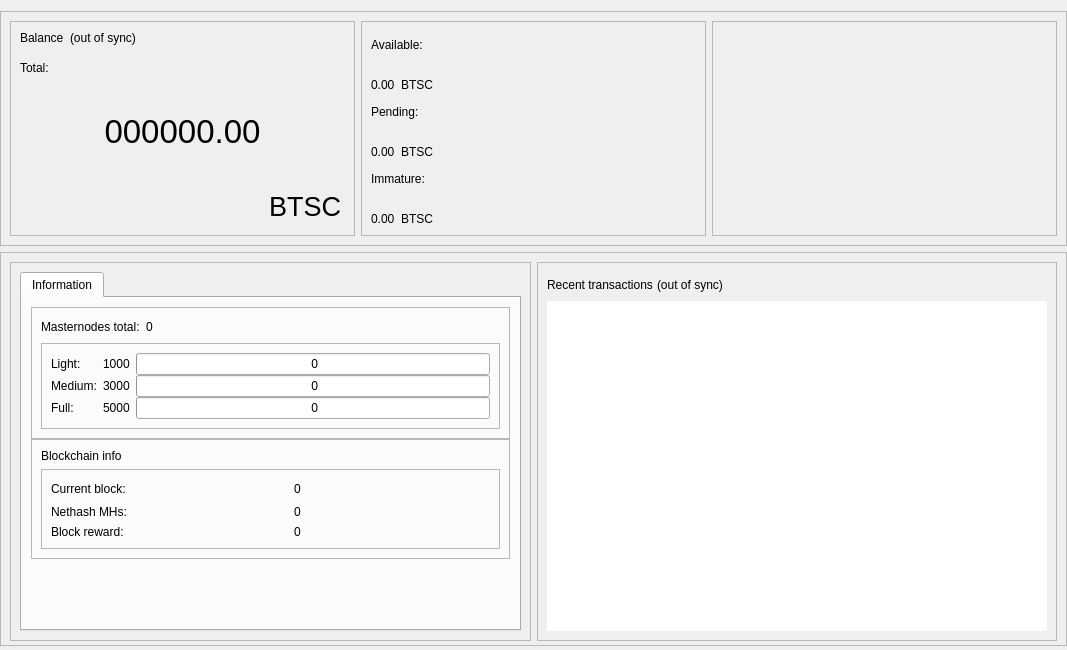
<?xml version="1.0" encoding="UTF-8"?>
<ui version="4.0">
 <class>OverviewPage</class>
 <widget class="QWidget" name="OverviewPage">
  <property name="geometry">
   <rect>
    <x>0</x>
    <y>0</y>
    <width>1067</width>
    <height>650</height>
   </rect>
  </property>
  <property name="minimumSize">
   <size>
    <width>960</width>
    <height>0</height>
   </size>
  </property>
  <property name="windowTitle">
   <string>Form</string>
  </property>
  <layout class="QVBoxLayout" name="topLayout">
   <property name="leftMargin">
    <number>0</number>
   </property>
   <property name="rightMargin">
    <number>0</number>
   </property>
   <property name="bottomMargin">
    <number>4</number>
   </property>
   <item>
    <layout class="QVBoxLayout" name="verticalLayout_main">
     <property name="sizeConstraint">
      <enum>QLayout::SetDefaultConstraint</enum>
     </property>
     <property name="leftMargin">
      <number>0</number>
     </property>
     <property name="rightMargin">
      <number>0</number>
     </property>
     <item>
      <widget class="QFrame" name="frame_blue">
       <property name="enabled">
        <bool>true</bool>
       </property>
       <property name="sizePolicy">
        <sizepolicy hsizetype="Preferred" vsizetype="Preferred">
         <horstretch>0</horstretch>
         <verstretch>0</verstretch>
        </sizepolicy>
       </property>
       <property name="minimumSize">
        <size>
         <width>1065</width>
         <height>220</height>
        </size>
       </property>
       <property name="maximumSize">
        <size>
         <width>16777215</width>
         <height>16777215</height>
        </size>
       </property>
       <property name="sizeIncrement">
        <size>
         <width>0</width>
         <height>0</height>
        </size>
       </property>
       <property name="baseSize">
        <size>
         <width>0</width>
         <height>500</height>
        </size>
       </property>
       <property name="frameShape">
        <enum>QFrame::StyledPanel</enum>
       </property>
       <property name="frameShadow">
        <enum>QFrame::Raised</enum>
       </property>
       <layout class="QHBoxLayout" name="horizontalLayout">
        <item>
         <widget class="QFrame" name="frame_blue_1">
          <property name="minimumSize">
           <size>
            <width>345</width>
            <height>200</height>
           </size>
          </property>
          <property name="maximumSize">
           <size>
            <width>16777215</width>
            <height>16777215</height>
           </size>
          </property>
          <property name="frameShape">
           <enum>QFrame::StyledPanel</enum>
          </property>
          <property name="frameShadow">
           <enum>QFrame::Raised</enum>
          </property>
          <layout class="QHBoxLayout" name="horizontalLayout_2">
           <item>
            <layout class="QVBoxLayout" name="verticalLayout">
             <item>
              <layout class="QHBoxLayout" name="horizontalLayout_3">
               <property name="spacing">
                <number>6</number>
               </property>
               <property name="sizeConstraint">
                <enum>QLayout::SetFixedSize</enum>
               </property>
               <item>
                <widget class="QLabel" name="label_5">
                 <property name="minimumSize">
                  <size>
                   <width>0</width>
                   <height>24</height>
                  </size>
                 </property>
                 <property name="maximumSize">
                  <size>
                   <width>16777215</width>
                   <height>24</height>
                  </size>
                 </property>
                 <property name="text">
                  <string>Balance</string>
                 </property>
                 <property name="alignment">
                  <set>Qt::AlignLeading|Qt::AlignLeft|Qt::AlignTop</set>
                 </property>
                </widget>
               </item>
               <item>
                <widget class="QLabel" name="labelWalletStatus">
                 <property name="minimumSize">
                  <size>
                   <width>0</width>
                   <height>24</height>
                  </size>
                 </property>
                 <property name="maximumSize">
                  <size>
                   <width>16777215</width>
                   <height>24</height>
                  </size>
                 </property>
                 <property name="text">
                  <string>(out of sync)</string>
                 </property>
                 <property name="alignment">
                  <set>Qt::AlignLeading|Qt::AlignLeft|Qt::AlignTop</set>
                 </property>
                </widget>
               </item>
               <item>
                <spacer name="horizontalSpacer">
                 <property name="orientation">
                  <enum>Qt::Horizontal</enum>
                 </property>
                 <property name="sizeHint" stdset="0">
                  <size>
                   <width>40</width>
                   <height>20</height>
                  </size>
                 </property>
                </spacer>
               </item>
              </layout>
             </item>
             <item>
              <widget class="QLabel" name="labelTotalText">
               <property name="maximumSize">
                <size>
                 <width>16777215</width>
                 <height>15</height>
                </size>
               </property>
               <property name="text">
                <string>Total:</string>
               </property>
              </widget>
             </item>
             <item>
              <widget class="QLabel" name="labelTotal">
               <property name="sizePolicy">
                <sizepolicy hsizetype="Preferred" vsizetype="Preferred">
                 <horstretch>0</horstretch>
                 <verstretch>0</verstretch>
                </sizepolicy>
               </property>
               <property name="minimumSize">
                <size>
                 <width>0</width>
                 <height>100</height>
                </size>
               </property>
               <property name="maximumSize">
                <size>
                 <width>16777215</width>
                 <height>100</height>
                </size>
               </property>
               <property name="font">
                <font>
                 <pointsize>25</pointsize>
                 <weight>50</weight>
                 <bold>false</bold>
                </font>
               </property>
               <property name="mouseTracking">
                <bool>false</bool>
               </property>
               <property name="text">
                <string>000000.00</string>
               </property>
               <property name="alignment">
                <set>Qt::AlignCenter</set>
               </property>
              </widget>
             </item>
             <item>
              <layout class="QHBoxLayout" name="horizontalLayout_11">
               <item>
                <spacer name="horizontalSpacer_8">
                 <property name="orientation">
                  <enum>Qt::Horizontal</enum>
                 </property>
                 <property name="sizeHint" stdset="0">
                  <size>
                   <width>40</width>
                   <height>20</height>
                  </size>
                 </property>
                </spacer>
               </item>
               <item>
                <widget class="QPushButton" name="blabel_BtsCoin">
                 <property name="font">
                  <font>
                   <pointsize>20</pointsize>
                   <italic>false</italic>
                   <kerning>true</kerning>
                  </font>
                 </property>
                 <property name="cursor">
                  <cursorShape>PointingHandCursor</cursorShape>
                 </property>
                 <property name="text">
                  <string>BTSC</string>
                 </property>
                 <property name="flat">
                  <bool>true</bool>
                 </property>
                </widget>
               </item>
              </layout>
             </item>
            </layout>
           </item>
          </layout>
         </widget>
        </item>
        <item>
         <widget class="QFrame" name="frame_blue_2">
          <property name="minimumSize">
           <size>
            <width>345</width>
            <height>200</height>
           </size>
          </property>
          <property name="maximumSize">
           <size>
            <width>16777215</width>
            <height>16777215</height>
           </size>
          </property>
          <property name="frameShape">
           <enum>QFrame::StyledPanel</enum>
          </property>
          <property name="frameShadow">
           <enum>QFrame::Raised</enum>
          </property>
          <layout class="QVBoxLayout" name="verticalLayout_3">
           <item>
            <layout class="QVBoxLayout" name="verticalLayout_2">
             <item>
              <widget class="QLabel" name="labelBalanceText">
               <property name="text">
                <string>Available:</string>
               </property>
              </widget>
             </item>
             <item>
              <layout class="QHBoxLayout" name="horizontalLayout_4">
               <item>
                <widget class="QLabel" name="labelBalance">
                 <property name="text">
                  <string>0.00</string>
                 </property>
                 <property name="alignment">
                  <set>Qt::AlignBottom|Qt::AlignLeading|Qt::AlignLeft</set>
                 </property>
                </widget>
               </item>
               <item>
                <widget class="QLabel" name="label_BtsCoin2">
                 <property name="text">
                  <string>BTSC</string>
                 </property>
                 <property name="alignment">
                  <set>Qt::AlignBottom|Qt::AlignLeading|Qt::AlignLeft</set>
                 </property>
                </widget>
               </item>
               <item>
                <spacer name="horizontalSpacer_3">
                 <property name="orientation">
                  <enum>Qt::Horizontal</enum>
                 </property>
                 <property name="sizeHint" stdset="0">
                  <size>
                   <width>40</width>
                   <height>20</height>
                  </size>
                 </property>
                </spacer>
               </item>
              </layout>
             </item>
             <item>
              <widget class="QLabel" name="labelPendingText">
               <property name="text">
                <string>Pending:</string>
               </property>
              </widget>
             </item>
             <item>
              <layout class="QHBoxLayout" name="horizontalLayout_5">
               <item>
                <widget class="QLabel" name="labelUnconfirmed">
                 <property name="text">
                  <string>0.00</string>
                 </property>
                 <property name="alignment">
                  <set>Qt::AlignBottom|Qt::AlignLeading|Qt::AlignLeft</set>
                 </property>
                </widget>
               </item>
               <item>
                <widget class="QLabel" name="label_BtsCoin3">
                 <property name="text">
                  <string>BTSC</string>
                 </property>
                 <property name="alignment">
                  <set>Qt::AlignBottom|Qt::AlignLeading|Qt::AlignLeft</set>
                 </property>
                </widget>
               </item>
               <item>
                <spacer name="horizontalSpacer_4">
                 <property name="orientation">
                  <enum>Qt::Horizontal</enum>
                 </property>
                 <property name="sizeHint" stdset="0">
                  <size>
                   <width>40</width>
                   <height>20</height>
                  </size>
                 </property>
                </spacer>
               </item>
              </layout>
             </item>
             <item>
              <widget class="QLabel" name="labelImmatureText">
               <property name="text">
                <string>Immature:</string>
               </property>
              </widget>
             </item>
             <item>
              <layout class="QHBoxLayout" name="horizontalLayout_6">
               <item>
                <widget class="QLabel" name="labelImmature">
                 <property name="text">
                  <string>0.00</string>
                 </property>
                 <property name="alignment">
                  <set>Qt::AlignBottom|Qt::AlignLeading|Qt::AlignLeft</set>
                 </property>
                </widget>
               </item>
               <item>
                <widget class="QLabel" name="label_BtsCoin4">
                 <property name="text">
                  <string>BTSC</string>
                 </property>
                 <property name="alignment">
                  <set>Qt::AlignBottom|Qt::AlignLeading|Qt::AlignLeft</set>
                 </property>
                </widget>
               </item>
               <item>
                <spacer name="horizontalSpacer_5">
                 <property name="orientation">
                  <enum>Qt::Horizontal</enum>
                 </property>
                 <property name="sizeHint" stdset="0">
                  <size>
                   <width>40</width>
                   <height>20</height>
                  </size>
                 </property>
                </spacer>
               </item>
              </layout>
             </item>
            </layout>
           </item>
          </layout>
         </widget>
        </item>
        <item>
         <spacer name="horizontalSpacer_9">
          <property name="orientation">
           <enum>Qt::Horizontal</enum>
          </property>
          <property name="sizeHint" stdset="0">
           <size>
            <width>40</width>
            <height>20</height>
           </size>
          </property>
         </spacer>
        </item>
        <item>
         <widget class="QFrame" name="frame_blue_3">
          <property name="minimumSize">
           <size>
            <width>345</width>
            <height>200</height>
           </size>
          </property>
          <property name="maximumSize">
           <size>
            <width>16777215</width>
            <height>16777215</height>
           </size>
          </property>
          <property name="frameShape">
           <enum>QFrame::StyledPanel</enum>
          </property>
          <property name="frameShadow">
           <enum>QFrame::Raised</enum>
          </property>
          <layout class="QVBoxLayout" name="verticalLayout_5">
           <item>
            <layout class="QVBoxLayout" name="verticalLayout_4"/>
           </item>
          </layout>
         </widget>
        </item>
       </layout>
      </widget>
     </item>
     <item>
      <widget class="QFrame" name="frame_bottom">
       <property name="minimumSize">
        <size>
         <width>0</width>
         <height>100</height>
        </size>
       </property>
       <property name="maximumSize">
        <size>
         <width>16777215</width>
         <height>16777215</height>
        </size>
       </property>
       <property name="frameShape">
        <enum>QFrame::StyledPanel</enum>
       </property>
       <property name="frameShadow">
        <enum>QFrame::Raised</enum>
       </property>
       <layout class="QHBoxLayout" name="horizontalLayout_7">
        <property name="bottomMargin">
         <number>4</number>
        </property>
        <item>
         <widget class="QFrame" name="frame_bottom_1">
          <property name="minimumSize">
           <size>
            <width>355</width>
            <height>100</height>
           </size>
          </property>
          <property name="maximumSize">
           <size>
            <width>16777215</width>
            <height>16777215</height>
           </size>
          </property>
          <property name="frameShape">
           <enum>QFrame::StyledPanel</enum>
          </property>
          <property name="frameShadow">
           <enum>QFrame::Raised</enum>
          </property>
          <layout class="QVBoxLayout" name="verticalLayout_9">
           <property name="bottomMargin">
            <number>9</number>
           </property>
           <item>
            <layout class="QVBoxLayout" name="verticalLayout_7">
             <item>
              <widget class="QTabWidget" name="AdditionalFeatures">
               <property name="currentIndex">
                <number>1</number>
               </property>
               <property name="tabBarAutoHide">
                <bool>false</bool>
               </property>
               <widget class="QWidget" name="TabInformation">
                <attribute name="title">
                 <string>Information</string>
                </attribute>
                <layout class="QVBoxLayout" name="verticalLayout_13">
                 <item>
                  <layout class="QVBoxLayout" name="verticalLayout_11">
                   <property name="spacing">
                    <number>0</number>
                   </property>
                   <item>
                    <layout class="QVBoxLayout" name="verticalLayout_16"/>
                   </item>
                   <item>
                    <widget class="QFrame" name="frameMnInfo">
                     <property name="minimumSize">
                      <size>
                       <width>0</width>
                       <height>100</height>
                      </size>
                     </property>
                     <property name="frameShape">
                      <enum>QFrame::StyledPanel</enum>
                     </property>
                     <property name="frameShadow">
                      <enum>QFrame::Raised</enum>
                     </property>
                     <layout class="QVBoxLayout" name="verticalLayout_17">
                      <item>
                       <layout class="QHBoxLayout" name="horizontalLayout_9">
                        <item>
                         <widget class="QLabel" name="labelMnTotal">
                          <property name="minimumSize">
                           <size>
                            <width>0</width>
                            <height>0</height>
                           </size>
                          </property>
                          <property name="maximumSize">
                           <size>
                            <width>16777215</width>
                            <height>16777215</height>
                           </size>
                          </property>
                          <property name="text">
                           <string>Masternodes total:</string>
                          </property>
                         </widget>
                        </item>
                        <item>
                         <widget class="QLabel" name="labelMnTotal_Value">
                          <property name="text">
                           <string>0</string>
                          </property>
                         </widget>
                        </item>
                        <item>
                         <spacer name="horizontalSpacer_7">
                          <property name="orientation">
                           <enum>Qt::Horizontal</enum>
                          </property>
                          <property name="sizeHint" stdset="0">
                           <size>
                            <width>40</width>
                            <height>20</height>
                           </size>
                          </property>
                         </spacer>
                        </item>
                       </layout>
                      </item>
                      <item>
                       <widget class="QFrame" name="frameMnInfoLevels">
                        <property name="minimumSize">
                         <size>
                          <width>0</width>
                          <height>80</height>
                         </size>
                        </property>
                        <property name="frameShape">
                         <enum>QFrame::StyledPanel</enum>
                        </property>
                        <property name="frameShadow">
                         <enum>QFrame::Raised</enum>
                        </property>
                        <layout class="QGridLayout" name="gridLayout_2">
                         <property name="horizontalSpacing">
                          <number>6</number>
                         </property>
                         <property name="verticalSpacing">
                          <number>0</number>
                         </property>
                         <item row="0" column="2">
                          <widget class="QProgressBar" name="graphMN1">
                           <property name="minimumSize">
                            <size>
                             <width>0</width>
                             <height>20</height>
                            </size>
                           </property>
                           <property name="maximumSize">
                            <size>
                             <width>16777215</width>
                             <height>16777215</height>
                            </size>
                           </property>
                           <property name="value">
                            <number>0</number>
                           </property>
                           <property name="format">
                            <string> %v</string>
                           </property>
                          </widget>
                         </item>
                         <item row="1" column="2">
                          <widget class="QProgressBar" name="graphMN2">
                           <property name="minimumSize">
                            <size>
                             <width>0</width>
                             <height>20</height>
                            </size>
                           </property>
                           <property name="maximumSize">
                            <size>
                             <width>16777215</width>
                             <height>16777215</height>
                            </size>
                           </property>
                           <property name="value">
                            <number>0</number>
                           </property>
                           <property name="format">
                            <string> %v</string>
                           </property>
                          </widget>
                         </item>
                         <item row="3" column="2">
                          <widget class="QProgressBar" name="graphMN3">
                           <property name="minimumSize">
                            <size>
                             <width>0</width>
                             <height>20</height>
                            </size>
                           </property>
                           <property name="maximumSize">
                            <size>
                             <width>16777215</width>
                             <height>16777215</height>
                            </size>
                           </property>
                           <property name="value">
                            <number>0</number>
                           </property>
                           <property name="format">
                            <string> %v</string>
                           </property>
                          </widget>
                         </item>
                         <item row="1" column="0">
                          <widget class="QLabel" name="label_2">
                           <property name="minimumSize">
                            <size>
                             <width>0</width>
                             <height>0</height>
                            </size>
                           </property>
                           <property name="maximumSize">
                            <size>
                             <width>16777215</width>
                             <height>16777215</height>
                            </size>
                           </property>
                           <property name="text">
                            <string>Medium:</string>
                           </property>
                          </widget>
                         </item>
                         <item row="3" column="0">
                          <widget class="QLabel" name="label_3">
                           <property name="minimumSize">
                            <size>
                             <width>0</width>
                             <height>0</height>
                            </size>
                           </property>
                           <property name="maximumSize">
                            <size>
                             <width>16777215</width>
                             <height>16777215</height>
                            </size>
                           </property>
                           <property name="text">
                            <string>Full:</string>
                           </property>
                          </widget>
                         </item>
                         <item row="0" column="0">
                          <widget class="QLabel" name="label">
                           <property name="minimumSize">
                            <size>
                             <width>0</width>
                             <height>0</height>
                            </size>
                           </property>
                           <property name="maximumSize">
                            <size>
                             <width>16777215</width>
                             <height>16777215</height>
                            </size>
                           </property>
                           <property name="text">
                            <string>Light:</string>
                           </property>
                          </widget>
                         </item>
                         <item row="0" column="1">
                          <widget class="QLabel" name="label_lcolat">
                           <property name="text">
                            <string>1000</string>
                           </property>
                          </widget>
                         </item>
                         <item row="1" column="1">
                          <widget class="QLabel" name="label_mcolat">
                           <property name="text">
                            <string>3000</string>
                           </property>
                          </widget>
                         </item>
                         <item row="3" column="1">
                          <widget class="QLabel" name="label_fcolat">
                           <property name="text">
                            <string>5000</string>
                           </property>
                          </widget>
                         </item>
                        </layout>
                       </widget>
                      </item>
                     </layout>
                    </widget>
                   </item>
                   <item>
                    <widget class="QFrame" name="frameBlockchainInfo">
                     <property name="minimumSize">
                      <size>
                       <width>0</width>
                       <height>100</height>
                      </size>
                     </property>
                     <property name="frameShape">
                      <enum>QFrame::StyledPanel</enum>
                     </property>
                     <property name="frameShadow">
                      <enum>QFrame::Raised</enum>
                     </property>
                     <layout class="QVBoxLayout" name="verticalLayout_18">
                      <item>
                       <widget class="QLabel" name="label_blockchaininfo">
                        <property name="text">
                         <string>Blockchain info</string>
                        </property>
                       </widget>
                      </item>
                      <item>
                       <widget class="QFrame" name="frameBlockchainInfoData">
                        <property name="minimumSize">
                         <size>
                          <width>0</width>
                          <height>0</height>
                         </size>
                        </property>
                        <property name="frameShape">
                         <enum>QFrame::StyledPanel</enum>
                        </property>
                        <property name="frameShadow">
                         <enum>QFrame::Raised</enum>
                        </property>
                        <layout class="QGridLayout" name="gridLayout_3">
                         <property name="verticalSpacing">
                          <number>6</number>
                         </property>
                         <item row="0" column="2">
                          <widget class="QLabel" name="label_CurrentBlock_value">
                           <property name="text">
                            <string>0</string>
                           </property>
                          </widget>
                         </item>
                         <item row="0" column="0">
                          <widget class="QLabel" name="label_CurrentBlock">
                           <property name="minimumSize">
                            <size>
                             <width>0</width>
                             <height>0</height>
                            </size>
                           </property>
                           <property name="maximumSize">
                            <size>
                             <width>16777215</width>
                             <height>16777215</height>
                            </size>
                           </property>
                           <property name="text">
                            <string>Current block:</string>
                           </property>
                          </widget>
                         </item>
                         <item row="1" column="2">
                          <widget class="QLabel" name="label_Nethash_value">
                           <property name="text">
                            <string>0</string>
                           </property>
                          </widget>
                         </item>
                         <item row="2" column="0">
                          <widget class="QLabel" name="label_CurrentBlockReward">
                           <property name="text">
                            <string>Block reward:</string>
                           </property>
                          </widget>
                         </item>
                         <item row="1" column="0">
                          <widget class="QLabel" name="label_Nethash">
                           <property name="text">
                            <string>Nethash MHs:</string>
                           </property>
                          </widget>
                         </item>
                         <item row="2" column="2">
                          <widget class="QLabel" name="label_CurrentBlockReward_value">
                           <property name="text">
                            <string>0</string>
                           </property>
                          </widget>
                         </item>
                         <item row="0" column="1">
                          <spacer name="horizontalSpacer_6">
                           <property name="orientation">
                            <enum>Qt::Horizontal</enum>
                           </property>
                           <property name="sizeType">
                            <enum>QSizePolicy::Fixed</enum>
                           </property>
                           <property name="sizeHint" stdset="0">
                            <size>
                             <width>40</width>
                             <height>20</height>
                            </size>
                           </property>
                          </spacer>
                         </item>
                        </layout>
                       </widget>
                      </item>
                     </layout>
                    </widget>
                   </item>
                   <item>
                    <spacer name="verticalSpacer_2">
                     <property name="orientation">
                      <enum>Qt::Vertical</enum>
                     </property>
                     <property name="sizeHint" stdset="0">
                      <size>
                       <width>20</width>
                       <height>10</height>
                      </size>
                     </property>
                    </spacer>
                   </item>
                  </layout>
                 </item>
                </layout>
               </widget>
              </widget>
             </item>
            </layout>
           </item>
          </layout>
         </widget>
        </item>
        <item>
         <widget class="QFrame" name="frame_bottom_2">
          <property name="minimumSize">
           <size>
            <width>0</width>
            <height>100</height>
           </size>
          </property>
          <property name="maximumSize">
           <size>
            <width>16777215</width>
            <height>16777215</height>
           </size>
          </property>
          <property name="frameShape">
           <enum>QFrame::StyledPanel</enum>
          </property>
          <property name="frameShadow">
           <enum>QFrame::Raised</enum>
          </property>
          <layout class="QVBoxLayout" name="verticalLayout_10">
           <item>
            <layout class="QVBoxLayout" name="verticalLayout_8">
             <property name="spacing">
              <number>4</number>
             </property>
             <item>
              <layout class="QHBoxLayout" name="horizontalLayout_8">
               <item>
                <widget class="QLabel" name="label_4">
                 <property name="minimumSize">
                  <size>
                   <width>0</width>
                   <height>25</height>
                  </size>
                 </property>
                 <property name="maximumSize">
                  <size>
                   <width>16777215</width>
                   <height>25</height>
                  </size>
                 </property>
                 <property name="text">
                  <string>Recent transactions</string>
                 </property>
                </widget>
               </item>
               <item>
                <widget class="QLabel" name="labelTransactionsStatus">
                 <property name="text">
                  <string>(out of sync)</string>
                 </property>
                </widget>
               </item>
               <item>
                <spacer name="horizontalSpacer_2">
                 <property name="orientation">
                  <enum>Qt::Horizontal</enum>
                 </property>
                 <property name="sizeHint" stdset="0">
                  <size>
                   <width>40</width>
                   <height>20</height>
                  </size>
                 </property>
                </spacer>
               </item>
              </layout>
             </item>
             <item>
              <widget class="QListView" name="listTransactions">
               <property name="sizePolicy">
                <sizepolicy hsizetype="Expanding" vsizetype="Expanding">
                 <horstretch>0</horstretch>
                 <verstretch>0</verstretch>
                </sizepolicy>
               </property>
               <property name="maximumSize">
                <size>
                 <width>16777215</width>
                 <height>600</height>
                </size>
               </property>
               <property name="styleSheet">
                <string notr="true"/>
               </property>
               <property name="frameShape">
                <enum>QFrame::NoFrame</enum>
               </property>
               <property name="verticalScrollBarPolicy">
                <enum>Qt::ScrollBarAlwaysOff</enum>
               </property>
               <property name="horizontalScrollBarPolicy">
                <enum>Qt::ScrollBarAlwaysOff</enum>
               </property>
               <property name="alternatingRowColors">
                <bool>true</bool>
               </property>
              </widget>
             </item>
            </layout>
           </item>
          </layout>
         </widget>
        </item>
       </layout>
      </widget>
     </item>
    </layout>
   </item>
  </layout>
 </widget>
 <resources/>
 <connections/>
</ui>
